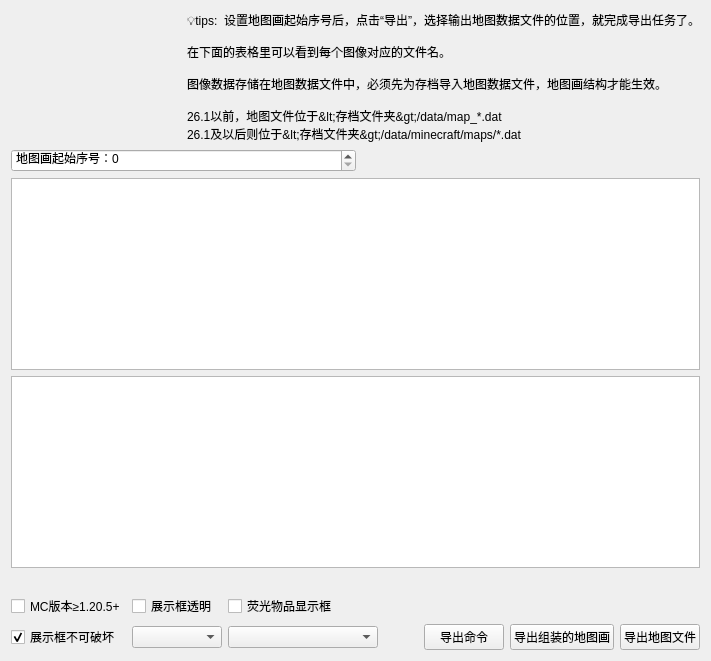
          <widget class="QWidget" name="page_export_data">
           <layout class="QGridLayout" name="gridLayout_23">
            <item row="2" column="0" colspan="3">
             <widget class="QTableView" name="tview_export_fileonly">
              <property name="alternatingRowColors">
               <bool>true</bool>
              </property>
              <attribute name="horizontalHeaderStretchLastSection">
               <bool>true</bool>
              </attribute>
             </widget>
            </item>
            <item row="3" column="0" colspan="3">
             <widget class="QPlainTextEdit" name="pte_command">
              <property name="sizePolicy">
               <sizepolicy hsizetype="Expanding" vsizetype="Preferred">
                <horstretch>0</horstretch>
                <verstretch>0</verstretch>
               </sizepolicy>
              </property>
              <property name="documentTitle">
               <string/>
              </property>
              <property name="readOnly">
               <bool>true</bool>
              </property>
              <property name="plainText">
               <string/>
              </property>
              <property name="placeholderText">
               <string>批量获得地图物品的指令</string>
              </property>
             </widget>
            </item>
            <item row="0" column="0">
             <widget class="QLabel" name="lb_export_map_icon">
              <property name="text">
               <string/>
              </property>
             </widget>
            </item>
            <item row="0" column="1" colspan="2">
             <widget class="QLabel" name="label_4">
              <property name="text">
               <string>💡tips:  设置地图画起始序号后，点击“导出”，选择输出地图数据文件的位置，就完成导出任务了。

在下面的表格里可以看到每个图像对应的文件名。

图像数据存储在地图数据文件中，必须先为存档导入地图数据文件，地图画结构才能生效。

26.1以前，地图文件位于&lt;存档文件夹&gt;/data/map_*.dat
26.1及以后则位于&lt;存档文件夹&gt;/data/minecraft/maps/*.dat</string>
              </property>
              <property name="wordWrap">
               <bool>true</bool>
              </property>
             </widget>
            </item>
            <item row="1" column="0" colspan="3">
             <layout class="QHBoxLayout" name="horizontalLayout_4">
              <property name="topMargin">
               <number>0</number>
              </property>
              <item>
               <widget class="QSpinBox" name="sb_file_start_idx">
                <property name="sizePolicy">
                 <sizepolicy hsizetype="Expanding" vsizetype="Fixed">
                  <horstretch>0</horstretch>
                  <verstretch>0</verstretch>
                 </sizepolicy>
                </property>
                <property name="prefix">
                 <string>地图画起始序号：</string>
                </property>
                <property name="maximum">
                 <number>65536</number>
                </property>
               </widget>
              </item>
              <item>
               <spacer name="horizontalSpacer_2">
                <property name="orientation">
                 <enum>Qt::Orientation::Horizontal</enum>
                </property>
                <property name="sizeHint" stdset="0">
                 <size>
                  <width>40</width>
                  <height>20</height>
                 </size>
                </property>
               </spacer>
              </item>
             </layout>
            </item>
            <item row="4" column="0" colspan="3">
             <layout class="QGridLayout" name="gridLayout_26">
              <property name="topMargin">
               <number>20</number>
              </property>
              <item row="1" column="4">
               <widget class="QPushButton" name="pb_export_data_command">
                <property name="whatsThis">
                 <string>导出批量获得地图物品的命令（txt）</string>
                </property>
                <property name="text">
                 <string>导出命令</string>
                </property>
               </widget>
              </item>
              <item row="1" column="0">
               <widget class="QCheckBox" name="cb_fixed_frame">
                <property name="whatsThis">
                 <string>生存模式不可破坏展示框；移除它依附的方块，展示框也不会消失。</string>
                </property>
                <property name="text">
                 <string>展示框不可破坏</string>
                </property>
                <property name="checked">
                 <bool>true</bool>
                </property>
               </widget>
              </item>
              <item row="1" column="3">
               <spacer name="horizontalSpacer">
                <property name="orientation">
                 <enum>Qt::Orientation::Horizontal</enum>
                </property>
                <property name="sizeHint" stdset="0">
                 <size>
                  <width>40</width>
                  <height>20</height>
                 </size>
                </property>
               </spacer>
              </item>
              <item row="0" column="0">
               <widget class="QCheckBox" name="cb_mc_version_geq_1_20_5">
                <property name="whatsThis">
                 <string>1.20.5后，物品格式发生重大改变</string>
                </property>
                <property name="text">
                 <string>MC版本≥1.20.5+</string>
                </property>
               </widget>
              </item>
              <item row="0" column="2">
               <widget class="QCheckBox" name="cb_glowing_item_frame">
                <property name="whatsThis">
                 <string>采用荧光物品显示框</string>
                </property>
                <property name="text">
                 <string>荧光物品显示框</string>
                </property>
               </widget>
              </item>
              <item row="1" column="5">
               <widget class="QPushButton" name="pb_export_data_vanilla_structure">
                <property name="whatsThis">
                 <string>导出包含物品展示框的投影/结构方块文件</string>
                </property>
                <property name="text">
                 <string>导出组装的地图画</string>
                </property>
               </widget>
              </item>
              <item row="1" column="6">
               <widget class="QPushButton" name="pb_export_file">
                <property name="whatsThis">
                 <string>导出map_i.dat的地图数据文件</string>
                </property>
                <property name="text">
                 <string>导出地图文件</string>
                </property>
               </widget>
              </item>
              <item row="0" column="1">
               <widget class="QCheckBox" name="cb_invisible_frame">
                <property name="whatsThis">
                 <string>展示框背景将不可见</string>
                </property>
                <property name="text">
                 <string>展示框透明</string>
                </property>
               </widget>
              </item>
              <item row="1" column="1">
               <widget class="QComboBox" name="cb_map_direction">
                <property name="whatsThis">
                 <string>地图画可依附于方块的侧面、顶面和底面</string>
                </property>
                <property name="maxVisibleItems">
                 <number>13</number>
                </property>
                <property name="placeholderText">
                 <string>地图画方向</string>
                </property>
               </widget>
              </item>
              <item row="1" column="2">
               <widget class="QComboBox" name="cb_export_assembled_format">
                <property name="currentText">
                 <string/>
                </property>
                <property name="placeholderText">
                 <string>导出组装地图画的格式</string>
                </property>
                <item>
                 <property name="text">
                  <string>导出Litematica</string>
                 </property>
                </item>
                <item>
                 <property name="text">
                  <string>导出结构方块文件</string>
                 </property>
                </item>
               </widget>
              </item>
             </layout>
            </item>
           </layout>
          </widget>
